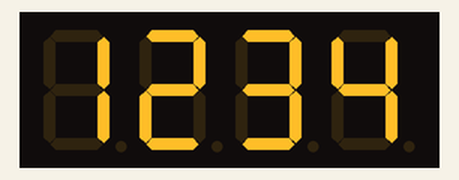
A program run on a simulated Raspberry Pi (BCM pin numbers). Parts: 4-digit seven-segment display.

Above: at 0.1 s.
At 1.1 s:
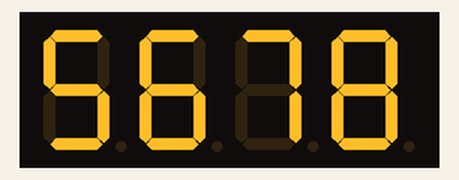
At 2.1 s:
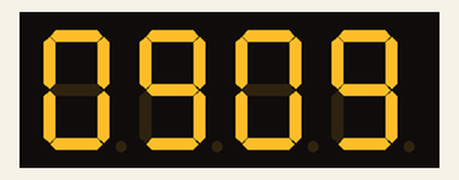

The program:

tm1637_class.py
```python
#!/usr/bin/env python3
# -*- coding: utf-8 -*-
"""
Filename: tm1637_class.py
Author:     Manuel Caballero
Date:       31/March/2026
Version:    31/March/2026 The ORIGIN
Description:
    This script demonstrates how to make a python code for the TM1637 LED drive control special circuit.

    Follow me!:
	- GitHub:  https://github.com/AqueronteBlog
    - YouTube: https://www.youtube.com/user/AqueronteBlog
    - X:       https://x.com/aqueronteblog

License: MIT License
Contact: aqueronteblog@gmail.com
Dependencies: RPi.GPIO, time
"""
#!/usr/bin/env python3
import RPi.GPIO as GPIO
import time

class TM1637:
    def __init__(self, clk, dio):
        self.clk = clk
        self.dio = dio

        GPIO.setmode(GPIO.BCM)
        GPIO.setup(self.clk, GPIO.OUT)
        GPIO.setup(self.dio, GPIO.OUT)

        GPIO.output(self.clk, GPIO.HIGH)
        GPIO.output(self.dio, GPIO.HIGH)

        # Digit to segment map (0–9)
        self.digit7seg = [
            0x3F, 0x06, 0x5B, 0x4F,
            0x66, 0x6D, 0x7D, 0x07,
            0x7F, 0x6F
        ]

    def _start(self):
        GPIO.output(self.dio, GPIO.HIGH)
        GPIO.output(self.clk, GPIO.HIGH)
        GPIO.output(self.dio, GPIO.LOW)
        GPIO.output(self.clk, GPIO.LOW)

    def _stop(self):
        GPIO.output(self.clk, GPIO.LOW)
        GPIO.output(self.dio, GPIO.LOW)
        GPIO.output(self.clk, GPIO.HIGH)
        GPIO.output(self.dio, GPIO.HIGH)

    def _write_byte(self, byte):
        for i in range(8):
            GPIO.output(self.clk, GPIO.LOW)
            GPIO.output(self.dio, (byte >> i) & 0x01)
            GPIO.output(self.clk, GPIO.HIGH)

        # ACK bit (ignore result)
        GPIO.output(self.clk, GPIO.LOW)
        GPIO.setup(self.dio, GPIO.IN)
        GPIO.output(self.clk, GPIO.HIGH)
        GPIO.setup(self.dio, GPIO.OUT)

    def display(self, numbers):
        """
        numbers: list of 4 digits (0–9)
        """
        segments = [self.digit7seg[n] for n in numbers]

        # Command 1: Automatic address increment
        self._start()
        self._write_byte(0x40)
        self._stop()

        # Command 2: Set starting address and data to be sent
        self._start()
        self._write_byte(0xC0)

        for seg in segments:
            self._write_byte(seg)

        self._stop()

        # Command 3: Display control (brightness 0–7)
        self._start()
        self._write_byte(0x88 | 0x07)  # display ON, max brightness
        self._stop()


def main():
    display = TM1637(clk = 24, dio = 23)

    try:
        while True:
            display.display([1, 2, 3, 4])
            time.sleep(1)

            display.display([5, 6, 7, 8])
            time.sleep(1)

            display.display([0, 9, 0, 9])
            time.sleep(1)

    except KeyboardInterrupt:
        GPIO.cleanup()


if __name__ == "__main__":
    main()
```

Measured:
- by itself, everything shown: repeats every 3.0 s, in 3 steps
- what the display in image 1 shows lasts 1.0 s, from 1.0 s to 2.0 s
